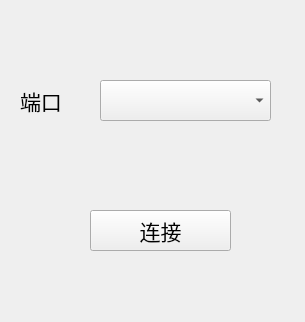
<?xml version="1.0" encoding="UTF-8"?>
<ui version="4.0">
 <class>Form</class>
 <widget class="QWidget" name="Form">
  <property name="geometry">
   <rect>
    <x>0</x>
    <y>0</y>
    <width>305</width>
    <height>322</height>
   </rect>
  </property>
  <property name="minimumSize">
   <size>
    <width>305</width>
    <height>322</height>
   </size>
  </property>
  <property name="maximumSize">
   <size>
    <width>305</width>
    <height>322</height>
   </size>
  </property>
  <property name="font">
   <font>
    <family>微软雅黑</family>
    <pointsize>10</pointsize>
   </font>
  </property>
  <property name="windowTitle">
   <string>Form</string>
  </property>
  <widget class="QComboBox" name="comboBox">
   <property name="geometry">
    <rect>
     <x>100</x>
     <y>80</y>
     <width>171</width>
     <height>41</height>
    </rect>
   </property>
  </widget>
  <widget class="QLabel" name="label">
   <property name="geometry">
    <rect>
     <x>20</x>
     <y>80</y>
     <width>71</width>
     <height>41</height>
    </rect>
   </property>
   <property name="font">
    <font>
     <family>微软雅黑</family>
     <pointsize>16</pointsize>
    </font>
   </property>
   <property name="text">
    <string>端口</string>
   </property>
  </widget>
  <widget class="QPushButton" name="pushButton">
   <property name="geometry">
    <rect>
     <x>90</x>
     <y>210</y>
     <width>141</width>
     <height>41</height>
    </rect>
   </property>
   <property name="font">
    <font>
     <family>微软雅黑</family>
     <pointsize>16</pointsize>
    </font>
   </property>
   <property name="text">
    <string>连接</string>
   </property>
  </widget>
  <widget class="QLabel" name="label_2">
   <property name="geometry">
    <rect>
     <x>60</x>
     <y>280</y>
     <width>201</width>
     <height>20</height>
    </rect>
   </property>
   <property name="font">
    <font>
     <family>微软雅黑</family>
     <pointsize>9</pointsize>
    </font>
   </property>
   <property name="styleSheet">
    <string notr="true">color: rgb(255, 0, 0);</string>
   </property>
   <property name="text">
    <string/>
   </property>
   <property name="alignment">
    <set>Qt::AlignCenter</set>
   </property>
  </widget>
 </widget>
 <resources/>
 <connections>
  <connection>
   <sender>pushButton</sender>
   <signal>clicked()</signal>
   <receiver>Form</receiver>
   <slot>LianJIe_Serial()</slot>
   <hints>
    <hint type="sourcelabel">
     <x>155</x>
     <y>226</y>
    </hint>
    <hint type="destinationlabel">
     <x>529</x>
     <y>280</y>
    </hint>
   </hints>
  </connection>
 </connections>
 <slots>
  <slot>LianJIe_Serial()</slot>
 </slots>
</ui>
